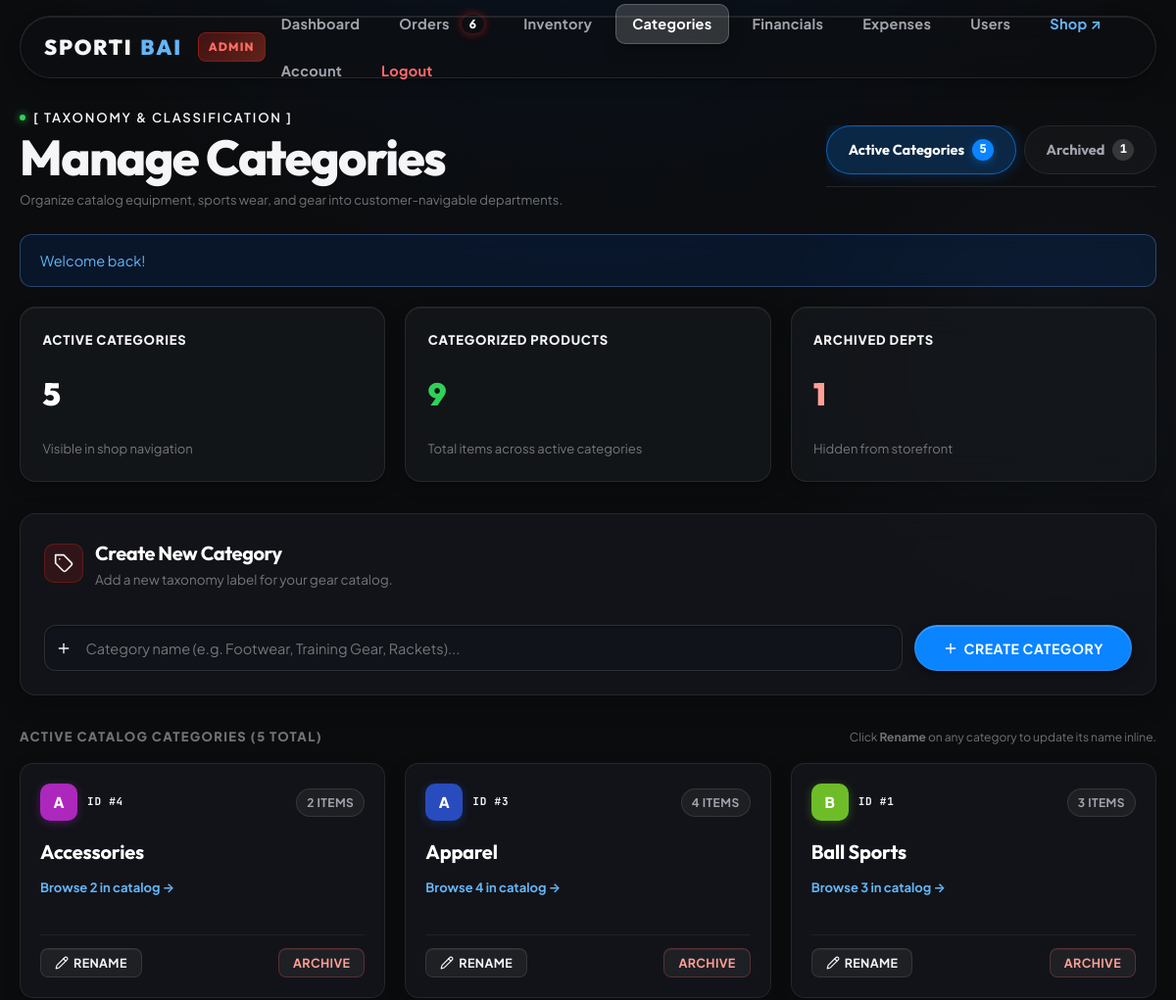
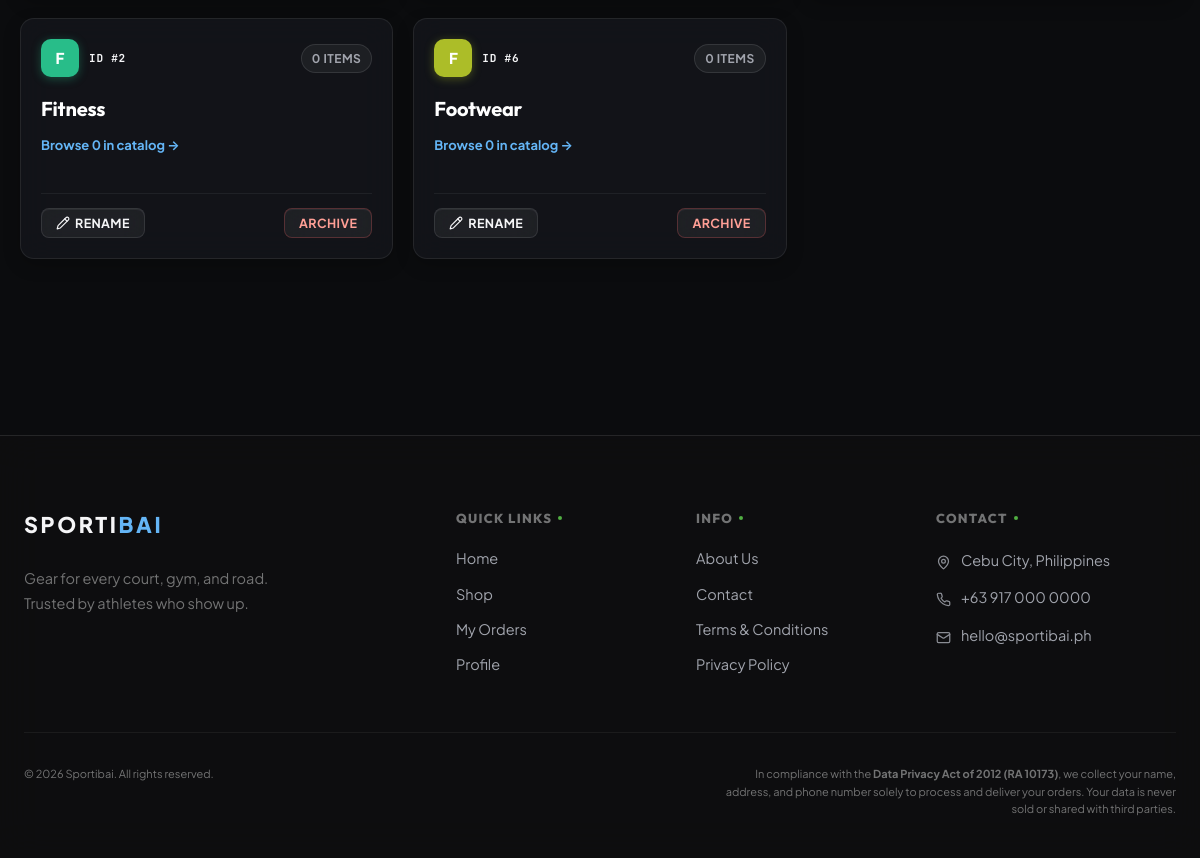
Screenshot of /admin/categories.php (signed in) with the database file from the repository (2 pictures, top to bottom).
### tables this page shows
CREATE TABLE `categories` (
  `category_id` int(11) NOT NULL,
  `name` varchar(50) NOT NULL,
  `is_active` tinyint(1) NOT NULL DEFAULT 1
);

### admin/categories.php (the view, shortened to what this page needs)
<?php
require '../includes/db.php';
$view = $_GET['view'] ?? 'active';
$is_archived_view = ($view === 'archived');
$active_val = $is_archived_view ? 0 : 1;
$categories = array();
$result = mysqli_execute_query($conn, "SELECT category_id, name FROM categories WHERE is_active = ? ORDER BY name", array($active_val));
while ($row = mysqli_fetch_assoc($result)) {
    $categories[] = $row;
}
$res_act = mysqli_query($conn, "SELECT COUNT(*) AS c FROM categories WHERE is_active = 1");
$active_cat_count = mysqli_fetch_assoc($res_act)['c'] ?? 0;
$res_arc = mysqli_query($conn, "SELECT COUNT(*) AS c FROM categories WHERE is_active = 0");
$archived_cat_count = mysqli_fetch_assoc($res_arc)['c'] ?? 0;
$item_counts = array();
$res_counts = mysqli_query($conn, "SELECT category_id, COUNT(*) AS cnt FROM items WHERE is_active = 1 GROUP BY category_id");
if ($res_counts) {
    while ($r = mysqli_fetch_assoc($res_counts)) {
        $item_counts[$r['category_id']] = (int)$r['cnt'];
    }
}
require '../includes/header.php';
?>
<section class="reveal in">
    <div style="display:flex; justify-content:space-between; align-items:center; flex-wrap:wrap; gap:1.25rem; margin-bottom:1.5rem;">
        <div>
            <div class="hero-eyebrow" style="color:var(--color-brand-red);">[ TAXONOMY &amp; CLASSIFICATION ]</div>
            <h1 style="font-size:var(--text-display-l); line-height:1.15; margin:2px 0 0;">Manage Categories</h1>
            <p class="muted" style="font-size:13px; margin:4px 0 0;">Organize catalog equipment, sports wear, and gear into customer-navigable departments.</p>
        </div>
        <div class="order-tabs admin-tabs" style="margin-bottom:0;">
            <a href="categories.php?view=active" class="order-tab <?= !$is_archived_view ? 'active' : '' ?>">
                Active Categories <span class="tab-badge"><?= $active_cat_count ?></span>
            </a>
            <a href="categories.php?view=archived" class="order-tab <?= $is_archived_view ? 'active' : '' ?>">
                Archived <span class="tab-badge"><?= $archived_cat_count ?></span>
            </a>
        </div>
    </div>
    <?php require '../includes/alert.php'; ?>
    <div style="display:grid; grid-template-columns:repeat(auto-fit, minmax(210px, 1fr)); gap:1.25rem; margin-bottom:2rem;">
        <div class="card in" style="padding:1.4rem; border-radius:16px; background:rgba(22, 24, 29, 0.75); border:1px solid rgba(255,255,255,0.08);">
            <div style="font-size:13px; font-weight:800; text-transform:uppercase; letter-spacing:0.8px; color:var(--color-muted);">Active Categories</div>
            <div style="font-size:2rem; font-weight:900; font-family:var(--font-display); color:#fff; margin-top:4px;"><?= $active_cat_count ?></div>
            <div class="muted" style="font-size:13px; margin-top:3px;">Visible in shop navigation</div>
        </div>
        <div class="card in" style="padding:1.4rem; border-radius:16px; background:rgba(22, 24, 29, 0.75); border:1px solid rgba(255,255,255,0.08);">
            <div style="font-size:13px; font-weight:800; text-transform:uppercase; letter-spacing:0.8px; color:var(--color-muted);">Categorized Products</div>
            <div style="font-size:2rem; font-weight:900; font-family:var(--font-display); color:var(--color-brand-green); margin-top:4px;"><?= array_sum($item_counts) ?></div>
            <div class="muted" style="font-size:13px; margin-top:3px;">Total items across active categories</div>
        </div>
        <div class="card in" style="padding:1.4rem; border-radius:16px; background:rgba(22, 24, 29, 0.75); border:1px solid rgba(255,255,255,0.08);">
            <div style="font-size:13px; font-weight:800; text-transform:uppercase; letter-spacing:0.8px; color:var(--color-muted);">Archived Depts</div>
            <div style="font-size:2rem; font-weight:900; font-family:var(--font-display); color:#ff9f96; margin-top:4px;"><?= $archived_cat_count ?></div>
            <div class="muted" style="font-size:13px; margin-top:3px;">Hidden from storefront</div>
        </div>
    </div>
    <?php if (!$is_archived_view) { ?>
    <div class="card in" style="padding:1.5rem; border-radius:16px; background:rgba(22, 24, 29, 0.7); border:1px solid rgba(255,255,255,0.08); margin-bottom:2rem; box-shadow:0 8px 24px rgba(0,0,0,0.25);">
        <div style="display:flex; align-items:center; gap:12px; margin-bottom:1.25rem;">
            <div style="width:40px; height:40px; border-radius:10px; background:rgba(224, 35, 28, 0.15); border:1px solid rgba(224, 35, 28, 0.3); display:flex; align-items:center; justify-content:center; color:var(--color-brand-red);">
                <?= icon('tag', '', 20) ?>
            </div>
            <div>
                <h2 style="font-size:1.25rem; font-weight:700; color:#fff; margin:0;">Create New Category</h2>
                <div class="muted" style="font-size:13.5px;">Add a new taxonomy label for your gear catalog.</div>
            </div>
        </div>
        <form method="POST" action="categories.php" style="display:flex; gap:0.75rem; align-items:center; flex-wrap:wrap; margin:0;">
            <div style="position:relative; flex:1; min-width:16rem;">
                <input type="text" name="name" placeholder="Category name (e.g. Footwear, Training Gear, Rackets)..." required
                    class="search" style="width:100%; padding:0.85rem 1rem 0.85rem 2.6rem; font-size:14.5px; border-radius:12px;">
                <span style="position:absolute; left:12px; top:50%; transform:translateY(-50%); color:var(--color-muted); display:flex; align-items:center;">
                    <?= icon('plus', '', 16) ?>
                </span>
            </div>
            <button class="btn" type="submit" name="add_category" style="padding:0.85rem 1.75rem; font-size:14px; font-weight:700; white-space:nowrap; display:inline-flex; align-items:center; gap:6px;">
                <?= icon('plus', '', 16) ?> Create Category
            </button>
        </form>
    </div>
    <?php } ?>
    <div>
        <div style="display:flex; justify-content:space-between; align-items:center; margin-bottom:1rem; flex-wrap:wrap; gap:8px;">
            <div class="rail-section-title" style="margin:0;">
                <?= $is_archived_view ? 'Archived Categories' : 'Active Catalog Categories' ?> (<?= count($categories) ?> total)
            </div>
            <?php if (!$is_archived_view && count($categories) > 0) { ?>
                <span class="muted" style="font-size:12px;">Click <strong>Rename</strong> on any category to update its name inline.</span>
            <?php } ?>
        </div>
        <?php if (count($categories) === 0) { ?>
            <div class="card in" style="text-align:center; padding:4rem 2rem; border-radius:16px;">
                <div style="margin-bottom:1rem; color:var(--color-fg-muted);"><?= icon('tag', '', 48) ?></div>
                <h3 style="font-size:1.25rem; font-weight:700; color:#fff; margin-bottom:6px;">No Categories Found</h3>
                <p class="muted" style="font-size:14.5px; margin:0;">
                    <?= $is_archived_view ? 'There are currently no archived categories.' : 'No active categories found. Add your first category using the form above.' ?>
                </p>
            </div>
        <?php } else { ?>
            <div style="display:grid; grid-template-columns:repeat(auto-fill, minmax(280px, 1fr)); gap:1.25rem;">
                <?php foreach ($categories as $c) {
                    $cid   = (int)$c['category_id'];
                    $count = $item_counts[$cid] ?? 0;
                    $hue   = ($cid * 67 + 25) % 360;
                ?>
                    <div class="card in" id="cat_card_<?= $cid ?>" style="display:flex; flex-direction:column; justify-content:space-between; padding:1.25rem; border:1px solid rgba(255,255,255,0.08); border-radius:14px; background:rgba(22, 24, 29, 0.7); box-shadow:0 6px 18px rgba(0,0,0,0.2); transition:transform 0.18s ease, border-color 0.18s ease;">
                        <div>
                            <div style="display:flex; justify-content:space-between; align-items:center; margin-bottom:1rem;">
                                <div style="display:flex; align-items:center; gap:10px;">
                                    <div style="width:38px; height:38px; border-radius:10px; background:hsl(<?= $hue ?>, 65%, 45%); display:flex; align-items:center; justify-content:center; font-size:15px; font-weight:800; color:#fff; box-shadow:0 2px 10px hsla(<?= $hue ?>, 65%, 45%, 0.35); flex-shrink:0;">
                                        <?= strtoupper(substr($c['name'], 0, 1)) ?>
                                    </div>
                                    <div>
                                        <div style="font-size:11px; font-weight:700; text-transform:uppercase; letter-spacing:0.8px; color:var(--color-muted); font-family:var(--font-mono);">ID #<?= $cid ?></div>
                                    </div>
                                </div>
                                <span class="status-badge" style="font-size:12px; font-weight:700; padding:4px 10px; background:rgba(255,255,255,0.05); border:1px solid rgba(255,255,255,0.1); color:var(--color-fg-secondary);">
                                    <?= $count ?> <?= $count === 1 ? 'item' : 'items' ?>
                                </span>
                            </div>
                            <div id="cat_display_<?= $cid ?>" style="margin-bottom:1.25rem;">
                                <h3 style="font-size:1.25rem; font-weight:700; color:#fff; margin:0 0 6px; letter-spacing:-0.01em;">
                                    <?= htmlspecialchars($c['name']) ?>
                                </h3>
                                <?php if (!$is_archived_view) { ?>
                                    <a href="items.php?cat=<?= $cid ?>" style="font-size:13px; color:var(--color-accent-on-dark); font-weight:700; text-decoration:none; display:inline-flex; align-items:center; gap:4px;">
                                        Browse <?= $count ?> in catalog &rarr;
                                    </a>
                                <?php } else { ?>
                                    <span class="muted" style="font-size:12px;">Archived Department</span>
                                <?php } ?>
                            </div>
                        </div>
                        <div style="display:flex; gap:0.5rem; justify-content:space-between; align-items:center; border-top:1px solid rgba(255,255,255,0.06); padding-top:0.85rem; margin-top:auto;">
                            <?php if (!$is_archived_view) { ?>
                                <button class="btn ghost sm" type="button" onclick="openCatEdit(<?= $cid ?>)" style="font-size:12.5px; font-weight:700; padding:6px 14px; border-radius:8px; display:inline-flex; align-items:center; gap:5px;">
                                    <?= icon('edit', '', 14) ?> Rename
                                </button>
                                <form method="POST" action="categories.php" onsubmit="return confirmArchive(<?= $count ?>, '<?= htmlspecialchars(addslashes($c['name'])) ?>');" style="margin:0;">
                                    <button class="btn ghost sm" type="submit" name="deactivate_category" style="color:#ff9f96; border-color:rgba(255,100,100,0.25); font-size:12.5px; font-weight:700; padding:6px 14px; border-radius:8px;">
                                        Archive
                                    </button>
                                </form>
                            <?php } ?>
                        </div>
                    </div>
                <?php } ?>
            </div>
        <?php } ?>
    </div>
</section>
<?php require '../includes/footer.php'; ?>

### includes/icons.php (shortened to what this page needs)
<?php
function sporti_icon($name, $class = '', $size = 18, $attrs = '') {
    $size_attr = $size ? "width=\"{$size}\" height=\"{$size}\"" : '';
    $class_attr = $class ? "class=\"sporti-icon {$class}\"" : 'class="sporti-icon"';
    $open = "<svg xmlns=\"http://www.w3.org/2000/svg\" {$size_attr} viewBox=\"0 0 24 24\" fill=\"none\" stroke=\"currentColor\" stroke-width=\"2\" stroke-linecap=\"round\" stroke-linejoin=\"round\" {$class_attr} {$attrs} style=\"vertical-align:middle; flex-shrink:0; display:inline-block;\">";
    $close = "</svg>";
    switch ($name) {
        case 'phone':
            $body = '<path d="M22 16.92v3a2 2 0 0 1-2.18 2 19.79 19.79 0 0 1-8.63-3.07 19.5 19.5 0 0 1-6-6 19.79 19.79 0 0 1-3.07-8.67A2 2 0 0 1 4.11 2h3a2 2 0 0 1 2 1.72 12.84 12.84 0 0 0 .7 2.81 2 2 0 0 1-.45 2.11L8.09 9.91a16 16 0 0 0 6 6l1.27-1.27a2 2 0 0 1 2.11-.45 12.84 12.84 0 0 0 2.81.7A2 2 0 0 1 22 16.92z"/>';
            break;
        case 'map-pin':
            $body = '<path d="M20 10c0 4.993-5.539 10.193-7.399 11.799a1 1 0 0 1-1.202 0C9.539 20.193 4 14.993 4 10a8 8 0 0 1 16 0"/><circle cx="12" cy="10" r="3"/>';
            break;
        case 'x':
        case 'close':
            $body = '<path d="M18 6 6 18"/><path d="m6 6 12 12"/>';
            break;
        case 'tag':
            $body = '<path d="M12 2H2v10l9.29 9.29c.94.94 2.48.94 3.42 0l6.58-6.58c.94-.94.94-2.48 0-3.42L12 2Z"/><path d="M7 7h.01"/>';
            break;
        case 'edit':
            $body = '<path d="M17 3a2.85 2.83 0 1 1 4 4L7.5 20.5 2 22l1.5-5.5Z"/><path d="m15 5 4 4"/>';
            break;
        case 'plus':
            $body = '<line x1="12" x2="12" y1="5" y2="19"/><line x1="5" x2="19" y1="12" y2="12"/>';
            break;
        case 'mail':
            $body = '<rect width="20" height="16" x="2" y="4" rx="2"/><path d="m22 7-8.97 5.7a1.94 1.94 0 0 1-2.06 0L2 7"/>';
            break;
    }
    return $open . $body . $close;
}
if (!function_exists('icon')) {
    function icon($name, $class = '', $size = 18, $attrs = '') {
        return sporti_icon($name, $class, $size, $attrs);
    }
}

### rows the page displays
categories: name "A", category_id "4", category_id "2", shows "ITEMS", name "Accessories"
categories: name "A", category_id "3", category_id "4", shows "ITEMS", name "Apparel"
categories: name "B", category_id "1", category_id "3", shows "ITEMS", name "Ball Sports"
categories: name "F", category_id "2", category_id "0", shows "ITEMS", name "Fitness"
categories: name "F", category_id "6", category_id "0", shows "ITEMS", name "Footwear"

### other values shown
$admin_pending_orders "6"
$active_cat_count "5"
$archived_cat_count "1"
$_SESSION['success'] "Welcome back!"
array_sum($item_counts) "9"
count($categories) "5"
